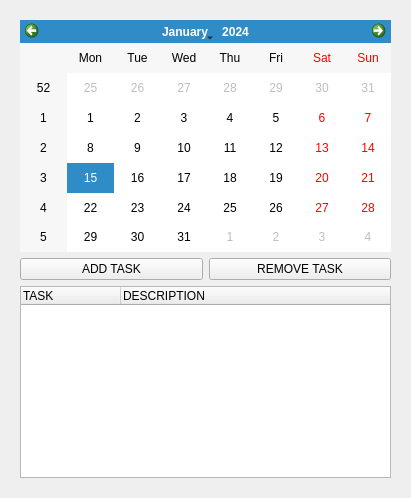
<?xml version="1.0" encoding="UTF-8"?>
<ui version="4.0">
 <class>Form</class>
 <widget class="QWidget" name="Form">
  <property name="geometry">
   <rect>
    <x>0</x>
    <y>0</y>
    <width>411</width>
    <height>498</height>
   </rect>
  </property>
  <property name="windowTitle">
   <string>Form</string>
  </property>
  <layout class="QHBoxLayout" name="horizontalLayout">
   <item>
    <widget class="QFrame" name="frame_2">
     <property name="frameShape">
      <enum>QFrame::NoFrame</enum>
     </property>
     <property name="frameShadow">
      <enum>QFrame::Sunken</enum>
     </property>
     <layout class="QVBoxLayout" name="verticalLayout_15">
      <item>
       <layout class="QVBoxLayout" name="verticalLayout_14" stretch="4,0,0">
        <item>
         <widget class="QCalendarWidget" name="calendarWidget"/>
        </item>
        <item>
         <layout class="QHBoxLayout" name="horizontalLayout_11">
          <item>
           <widget class="QPushButton" name="add_btn">
            <property name="text">
             <string>ADD TASK</string>
            </property>
           </widget>
          </item>
          <item>
           <widget class="QPushButton" name="remove_btn">
            <property name="text">
             <string>REMOVE TASK</string>
            </property>
           </widget>
          </item>
         </layout>
        </item>
        <item>
         <widget class="QTreeWidget" name="taskTreeWidget">
          <column>
           <property name="text">
            <string>TASK</string>
           </property>
          </column>
          <column>
           <property name="text">
            <string>DESCRIPTION</string>
           </property>
          </column>
         </widget>
        </item>
       </layout>
      </item>
     </layout>
    </widget>
   </item>
  </layout>
 </widget>
 <resources/>
 <connections/>
</ui>
